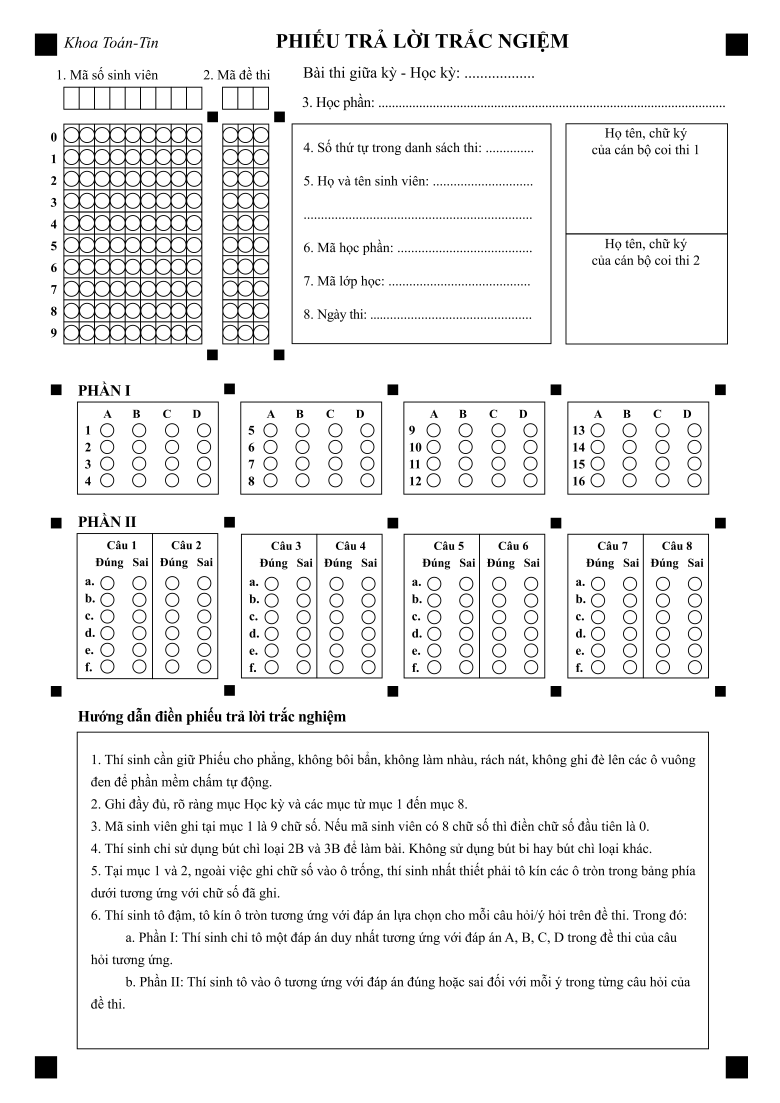
#> input picture assets/references/reference.png, 2339 x 3308 px, given in place of template.png, which was not available (shown at 1/3 size)
$ python template_matching.py
#> lines starting #> are read from the running program, lines starting #| are printed output that depends on the picture; pictures that were not available may be replaced by others from this repository, and a replacement may not be noted
import cv2
import numpy as np

# [54 lines left out: function alignImages, not called in this run]


def findSquares(image_gray, template_gray, threshold):
    """
    Finds squares in the image using template matching and non-maximum suppression.

    Args:
        image_gray: The grayscale image to search for squares.
        template_gray: The grayscale template image.
        threshold: The threshold for template matching.

    Returns:
        squares: A list of detected squares with their coordinates and sizes.
    """
    # Find squares
    h, w = template_gray.shape
    res = cv2.matchTemplate(image_gray, template_gray, cv2.TM_CCOEFF_NORMED)
    loc = np.where(res >= threshold)

    # NMS
    detections = []
    for pt in zip(*loc[::-1]):
        detections.append((pt[0], pt[1], w, h, res[pt[1], pt[0]]))
    detections.sort(key=lambda x: x[4], reverse=True)

    squares = []
    while detections:
        x1, y1, w, h, confidence = detections.pop(0)
        squares.append((x1, y1, w, h))
        temp_detections = []
        for x2, y2, _, _, _ in detections:
            if not (x1 < x2 + w and x1 + w > x2 and y1 < y2 + h and y1 + h > y2):
                temp_detections.append((x2, y2, w, h, confidence))
        detections = temp_detections
    return squares


# Function to find large squares and small squares using different thresholds
def findAllSquares(image):
    """
    Function to find all squares in the image using different thresholds.

    Args:
        image: The input image to find squares in.

    Returns:
        large_squares: List of detected large squares.
        small_squares: List of detected small squares.
    """
    image_gray = cv2.cvtColor(image, cv2.COLOR_BGR2GRAY)
    for large_thresh in np.arange(0.6, 0.95, 0.05):
        large_squares = findSquares(image_gray, large_square_template_gray, large_thresh)
        if len(large_squares) == 4:
            print(f"Found 4 large squares with threshold {large_thresh}")
            break
    if len(large_squares) != 4:
        raise ValueError("Could not find the required number of large squares after trying different thresholds.")

    for small_thresh in np.arange(0.6, 0.99, 0.01):
        small_squares = findSquares(image_gray, small_square_template_gray, small_thresh)
        if len(small_squares) == 19:
            print(f"Found 19 small squares with threshold {small_thresh}")
            break
    if len(small_squares) != 19:
        print(f"Len of small_squares: {len(small_squares)}")
        raise ValueError("Could not find the required number of squares after trying different thresholds.")

    large_squares = sorted(large_squares, key=lambda x: (x[1] + x[0]))
    small_squares = sorted(small_squares, key=lambda x: (x[1] + x[0]))


    print("[DEBUG]\nLarge squares found: ", len(large_squares))
    for idx, (x, y, w, h) in enumerate(large_squares):
        cv2.rectangle(image, (x, y), (x + w, y + h), (0, 0, 255), 2)
        cv2.putText(image, str(idx), (x + w + 10, y + h - 10),
                cv2.FONT_HERSHEY_SIMPLEX, 2, (0, 0, 255), 2, cv2.LINE_AA)

    print("Small squares found: ", len(small_squares))
    for idx, (x, y, w, h) in enumerate(small_squares):
        cv2.rectangle(image, (x, y), (x + w, y + h), (255, 0, 0), 2)
        cv2.putText(image, str(idx), (x + w + 10, y + h - 10),
                cv2.FONT_HERSHEY_SIMPLEX, 1, (255, 0, 0), 2, cv2.LINE_AA)

    cv2.imwrite("result.png", image)
    print("Export result.png\n")
    return large_squares, small_squares


# [21 lines left out: function padding_image, not called in this run]


# Pipeline to split image
def splitImage(image):
    try:
        # Align image
        # align_image = alignImages(image, ref_img_gray)
        align_image = image

        # Assign coordinate
        # c1 = top_left_corner, c2 = bottom_right_corner
        large_squares, small_squares = findAllSquares(align_image)

        # Metadata
        studentID_c1x = large_squares[0][0] + large_squares[0][2]
        studentID_c1y = small_squares[0][1] + small_squares[0][3] // 2
        studentID_c2x = small_squares[3][0]
        studentID_c2y = small_squares[3][1]
        print(f"StudentID c1: {studentID_c1x}, {studentID_c1y}, c2: {studentID_c2x}, {studentID_c2y}")

        examID_c1x = small_squares[0][0] + small_squares[0][2]
        examID_c1y = small_squares[0][1] + small_squares[0][3] // 2
        examID_c2x = small_squares[6][0]
        examID_c2y = small_squares[6][1]
        print(f"ExamID c1: {examID_c1x}, {examID_c1y}, c2: {examID_c2x}, {examID_c2y}")

        # Content
        content11_c1x = small_squares[2][0] + int(1.8 * small_squares[2  ][2])
        content11_c1y = small_squares[2][1] + small_squares[2][3] + 5
        content11_c2x = small_squares[8][0]
        content11_c2y = small_squares[8][1] - small_squares[8][3]
        print(f"Content11 c1: {content11_c1x}, {content11_c1y}, c2: {content11_c2x}, {content11_c2y}")

        content12_c1x = small_squares[5][0] + small_squares[5][2]
        content12_c1y = small_squares[5][1] + small_squares[5][3]
        content12_c2x = small_squares[10][0]
        content12_c2y = small_squares[10][1] - small_squares[10][3]
        print(f"Content12 c1: {content12_c1x}, {content12_c1y}, c2: {content12_c2x}, {content12_c2y}")

        content13_c1x = small_squares[9][0] + small_squares[9][2]
        content13_c1y = small_squares[9][1] + small_squares[9][3]
        content13_c2x = small_squares[13][0]
        content13_c2y = small_squares[13][1] - small_squares[13][3]
        print(f"Content13 c1: {content13_c1x}, {content13_c1y}, c2: {content13_c2x}, {content13_c2y}")

        content14_c1x = small_squares[12][0] + small_squares[12][2]
        content14_c1y = small_squares[12][1] + small_squares[12][3]
        content14_c2x = small_squares[16][0]
        content14_c2y = small_squares[16][1] - small_squares[16][3]
        print(f"Content14 c1: {content14_c1x}, {content14_c1y}, c2: {content14_c2x}, {content14_c2y}")

        content21_c1x = small_squares[4][0] + int(1.8 * small_squares[4][2])
        content21_c1y = small_squares[4][1] + small_squares[4][3]
        content21_c2x = small_squares[11][0]
        content21_c2y = small_squares[11][1]
        print(f"Content21 c1: {content21_c1x}, {content21_c1y}, c2: {content21_c2x}, {content21_c2y}")

        content22_c1x = small_squares[8][0] + small_squares[8][2]
        content22_c1y = small_squares[8][1] + small_squares[8][3]
        content22_c2x = small_squares[14][0]
        content22_c2y = small_squares[14][1]
        print(f"Content22 c1: {content22_c1x}, {content22_c1y}, c2: {content22_c2x}, {content22_c2y}")

        content23_c1x = small_squares[10][0] + small_squares[10][2]
        content23_c1y = small_squares[10][1] + small_squares[10][3]
        content23_c2x = small_squares[17][0]
        content23_c2y = small_squares[17][1]
        print(f"Content23 c1: {content23_c1x}, {content23_c1y}, c2: {content23_c2x}, {content23_c2y}")

        content24_c1x = small_squares[13][0] + small_squares[13][2]
        content24_c1y = small_squares[13][1] + small_squares[13][3]
        content24_c2x = small_squares[18][0]
        content24_c2y = small_squares[18][1]
        print(f"Content24 c1: {content24_c1x}, {content24_c1y}, c2: {content24_c2x}, {content24_c2y}")

        # [36 lines of commented-out code are left out]

        regions = [
            ("Student ID", (studentID_c1x, studentID_c1y, studentID_c2x, studentID_c2y)),
            ("Exam ID", (examID_c1x, examID_c1y, examID_c2x, examID_c2y)),
            ("Content 1.1", (content11_c1x, content11_c1y, content11_c2x, content11_c2y)),
            ("Content 1.2", (content12_c1x, content12_c1y, content12_c2x, content12_c2y)),
            ("Content 1.3", (content13_c1x, content13_c1y, content13_c2x, content13_c2y)),
            ("Content 1.4", (content14_c1x, content14_c1y, content14_c2x, content14_c2y)),
            ("Content 2.1", (content21_c1x, content21_c1y, content21_c2x, content21_c2y)),
            ("Content 2.2", (content22_c1x, content22_c1y, content22_c2x, content22_c2y)),
            ("Content 2.3", (content23_c1x, content23_c1y, content23_c2x, content23_c2y)),
            ("Content 2.4", (content24_c1x, content24_c1y, content24_c2x, content24_c2y))
        ]

        light_green = (200, 255, 200)
        dark_green = (0, 100, 0)
        for name, (x1, y1, x2, y2) in regions:
            roi = align_image[y1:y2, x1:x2]
            white_mask = cv2.inRange(roi, (200, 200, 200), (255, 255, 255))
            roi[white_mask > 0] = light_green

            # draw region name under bottom-right corner
            font     = cv2.FONT_HERSHEY_SIMPLEX
            scale    = 1.0
            thickness= 2
            # measure text
            (tw, th), baseline = cv2.getTextSize(name, font, scale, thickness)
            txt_x = x2 - tw - 5
            txt_y = y2 + th + 5
            cv2.putText(
                align_image,
                name,
                (txt_x, txt_y),
                font,
                scale,
                dark_green,
                thickness,
                cv2.LINE_AA
            )

        # Save annotated image
        cv2.imwrite("annotated.png", align_image)
        print("Saved annotated image with split boxes: annotated.png")
    except Exception as e:
        print(f"Error: {e}")


# Main function
if __name__ == '__main__':
    square_template = cv2.imread("./assets/references/template.png")
#> square_template is the input picture: shape (3308, 2339, 3); min 0, max 255, mean 240.3

    large_square_template = cv2.resize(square_template, (80, 80))
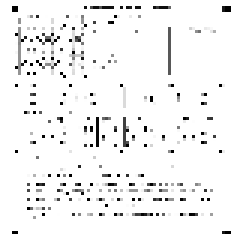
#> large_square_template: shape (80, 80, 3) (shown 3 times larger); min 0, max 255, mean 243.3
    small_square_template = cv2.resize(square_template, (40, 40))
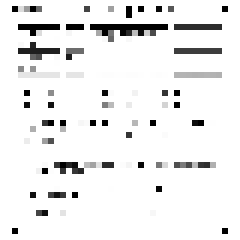
#> small_square_template: shape (40, 40, 3) (shown 6 times larger); min 0, max 255, mean 237.2

    large_square_template_gray = cv2.cvtColor(large_square_template, cv2.COLOR_BGR2GRAY)
    small_square_template_gray = cv2.cvtColor(small_square_template, cv2.COLOR_BGR2GRAY)

    image = cv2.imread("./assets/references/reference.jpg")
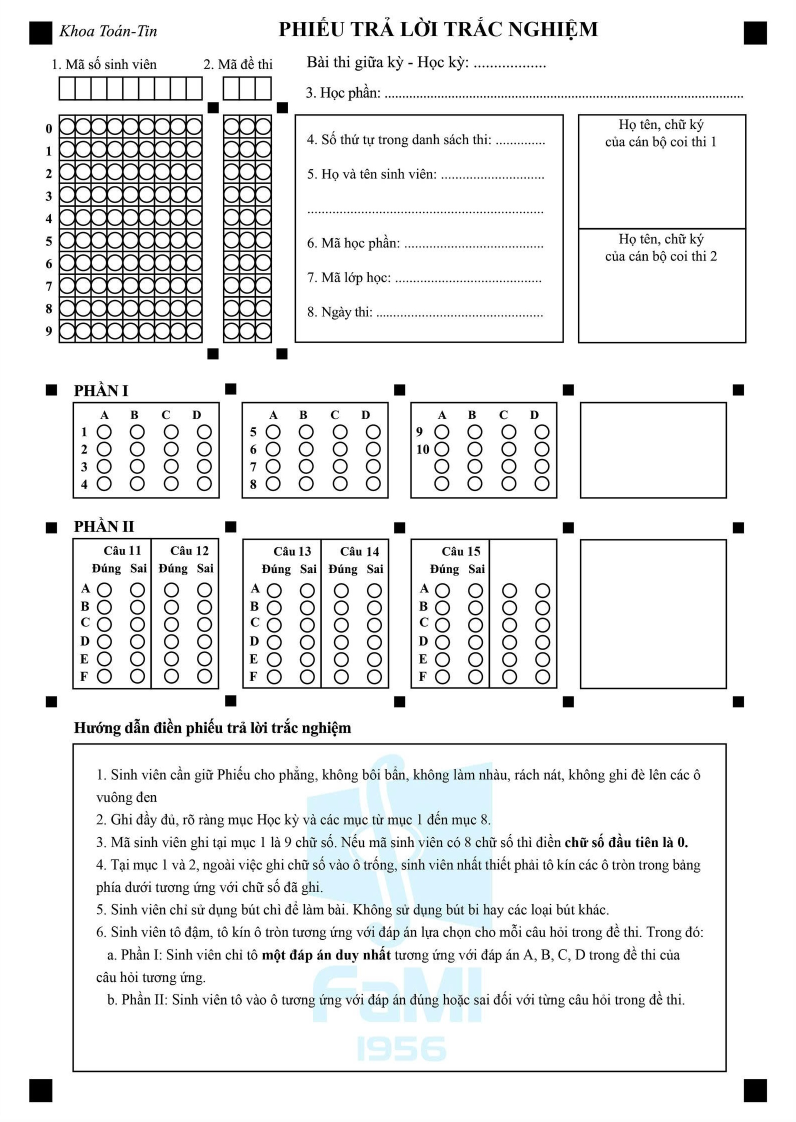
#> input picture assets/references/reference.jpg, 1592 x 2244 px, found by its file name (shown at 1/2 size)
#> image is the input picture: shape (2244, 1592, 3); mean B, G, R 236.4, 236.2, 235.4
    image = cv2.resize(image, (2480, 3508))
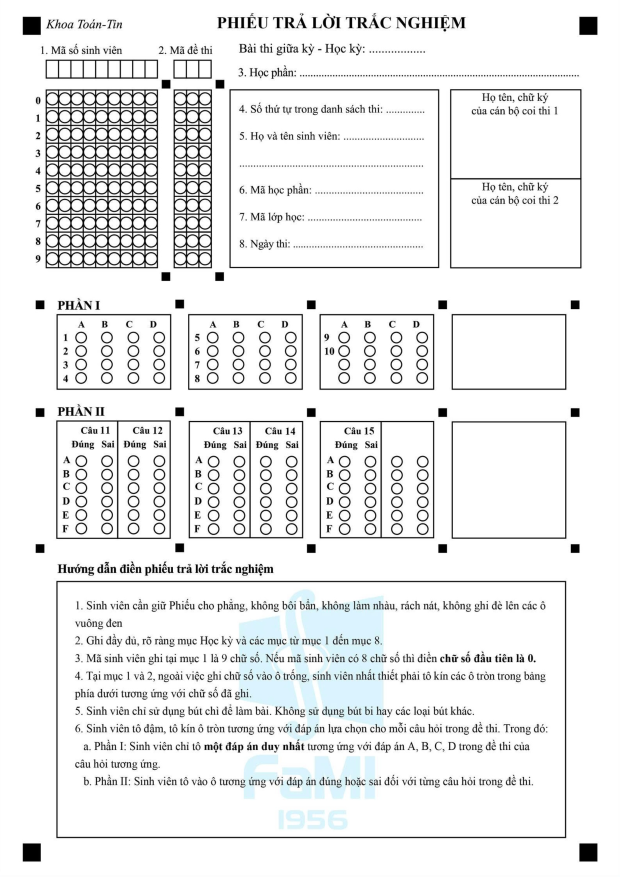
#> image: shape (3508, 2480, 3) (shown at 1/4 size); mean B, G, R 236.4, 236.1, 235.4
    splitImage(image)
#> the loop in findAllSquares, `for large_thresh in np.arange(0.6, 0.95, 0.05):` made 7 passes
#> pass 1, in findSquares, `res = cv2.matchTemplate(image_gray, template_gray, cv2.TM_CCOEFF_NORMED)`:
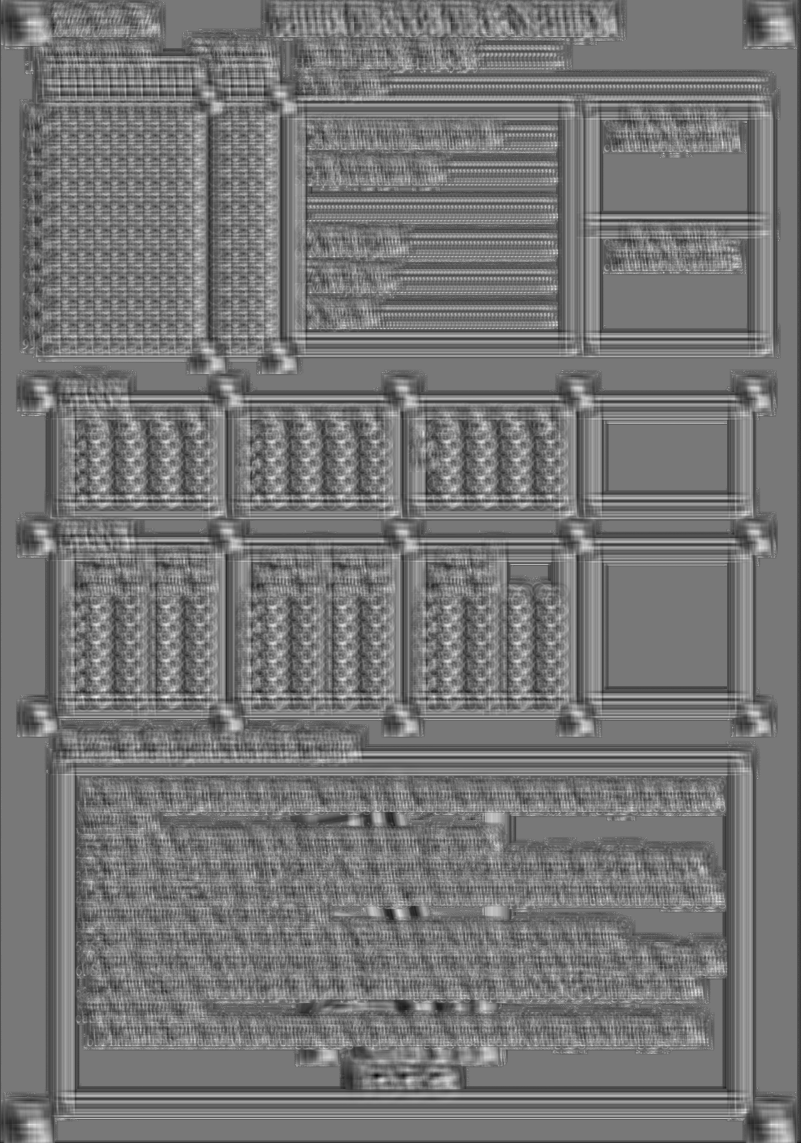
#> res: shape (3429, 2401) float32 (shown at 1/3 size); min -0.114, max 0.128, mean -0.0018; drawn with min black and max white
